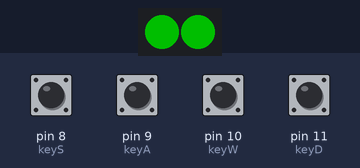
The sketch below on a simulated Arduino Leonardo, built with avr-gcc and run on an emulated ATmega32U4. Shown: 2 RGB LEDs in strip order, left to right. The test bench sets the inputs (shaded band); at power-on: pin 8 (keyS), pin 9 (keyA), pin 10 (keyW), pin 11 (keyD) HIGH. Dim RGB values are drawn brighter than linear; USB keyboard and mouse output is not drawn.

Above: at 1.2 s.
1.3 s: pin 8 (keyS) pulled LOW for 0.15 s
At 1.73 s:
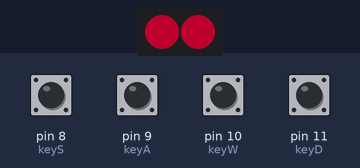
4.4 s: pin 9 (keyA) pulled LOW for 0.15 s
7.5 s: pin 8 (keyS) pulsed LOW 5 times (0.12 s each, 0.3 s apart)
At 8.37 s:
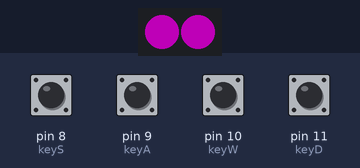
At 8.99 s:
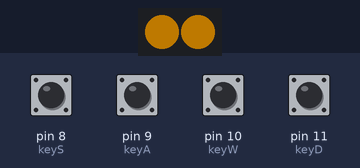
12.0 s: pin 10 (keyW) pulled LOW for 0.15 s
15.1 s: pin 11 (keyD) pulled LOW for 0.15 s
18.1 s: pin 8 (keyS) pulled LOW for 1 s
Timing chart, 0 to 22.1 s (numbered marks = the images above; inputs shaded):
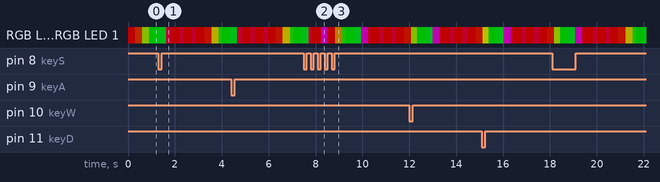

The sketch:

Untitled.ino
```cpp
#include <Keyboard.h>
#include <Adafruit_NeoPixel.h>

#define LED_PIN 6
#define LED_COUNT 2

Adafruit_NeoPixel strip(LED_COUNT, LED_PIN, NEO_GRB + NEO_KHZ800);


const int keyS = 8;
const int keyA = 9;
const int keyW = 10;
const int keyD = 11;


uint8_t hue = 0;
uint8_t speed = 1;
unsigned long lastInputTime = 0;

void setup() {
  pinMode(keyS, INPUT_PULLUP);
  pinMode(keyA, INPUT_PULLUP);
  pinMode(keyW, INPUT_PULLUP);
  pinMode(keyD, INPUT_PULLUP);

  Keyboard.begin();

  strip.begin();
  strip.setBrightness(80);
  strip.show();
}

void loop() {
  bool activity = false;

  activity |= handleKey(keyS, 's');
  activity |= handleKey(keyA, 'a');
  activity |= handleKey(keyW, 'w');
  activity |= handleKey(keyD, 'd');

  if (activity) {
    speed = min(speed + 1, 12);
    lastInputTime = millis();
  }

  if (millis() - lastInputTime > 200) {
    if (speed > 1) speed--;
  }

  animateRGB();
  delay(10);
}

bool handleKey(int pin, char key) {
  static bool lastState[12];
  bool current = digitalRead(pin);

  if (lastState[pin] == HIGH && current == LOW) {
    Keyboard.press(key);
    lastState[pin] = LOW;
    return true;
  }

  if (lastState[pin] == LOW && current == HIGH) {
    Keyboard.release(key);
    lastState[pin] = HIGH;
  }

  return false;
}

void animateRGB() {
  hue += speed;

  for (int i = 0; i < LED_COUNT; i++) {
    strip.setPixelColor(i, strip.gamma32(strip.ColorHSV(hue * 256)));
  }

  strip.show();
}
```
